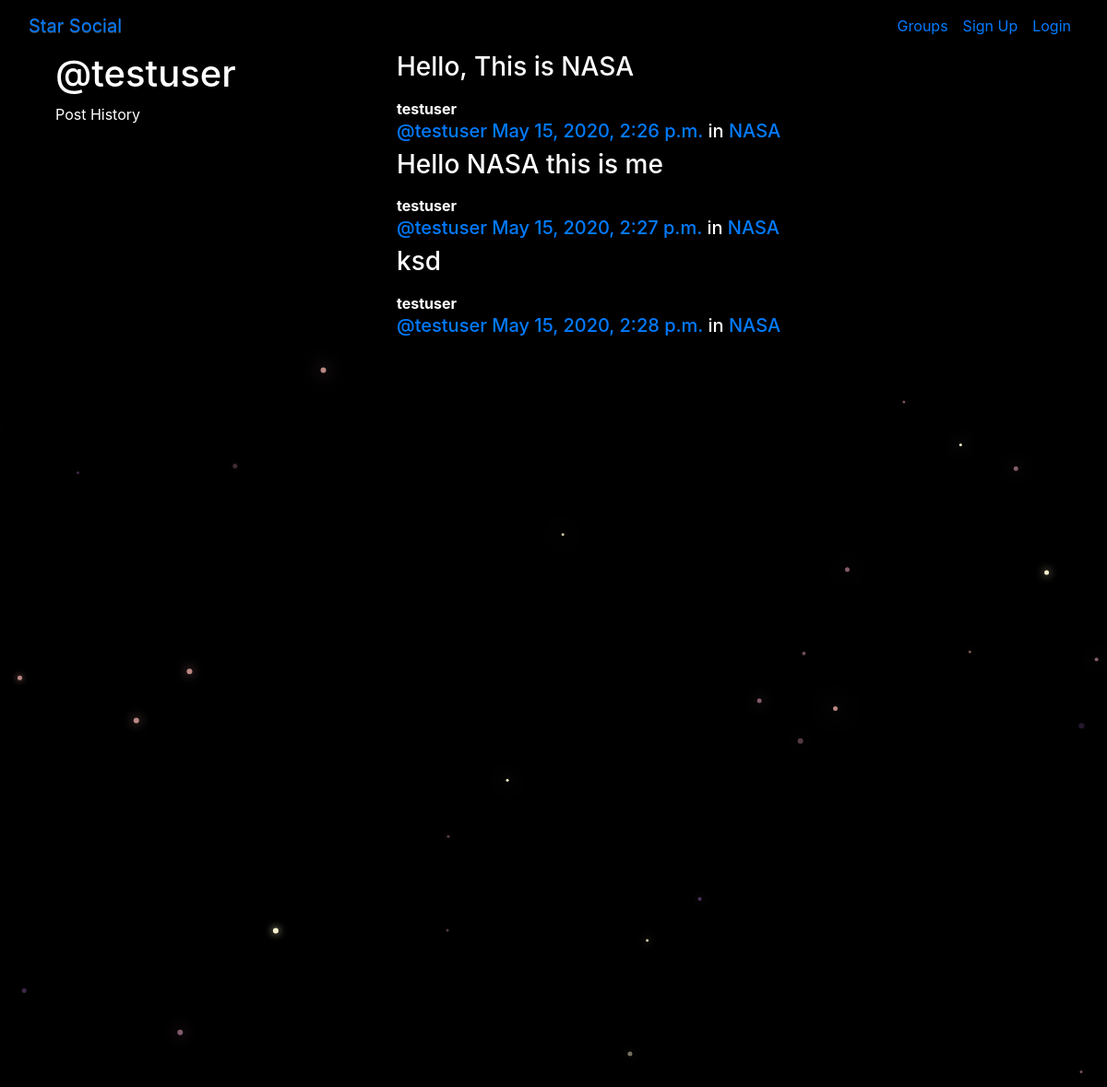
/posts/by/testuser, run on the app's committed database.
### posts/models.py (models this page shows, shortened)
class Post(models.Model):
    user = models.ForeignKey(User, related_name='posts', on_delete=models.DO_NOTHING)
    created_at = models.DateTimeField(auto_now=True)
    message = models.TextField()
    message_html = models.TextField(editable=False)
    group = models.ForeignKey(Group, related_name='posts', null=True, blank=True, on_delete=models.DO_NOTHING)
    class Meta:
        ordering = ['created_at']
        unique_together = ["user","message"]

### groups/models.py (models this page shows, shortened)
class Group(models.Model):
    name = models.CharField(max_length=255, unique=True)
    slug = models.SlugField(allow_unicode=True, unique=True)
    description = models.TextField()
    description_html = models.TextField(editable=False, default='', blank=True)
    members = models.ManyToManyField(User,through='GroupMember')
    class Meta:
        ordering = ['name']

### posts/views.py (the view)
# urls.py: path('by/<username>', views.UserPosts.as_view(), name='for_user'),
class UserPosts(generic.ListView):
    model = models.Post
    template_name = 'posts/user_post_list.html'
    def get_queryset(self):
        try:
            self.post_user = User.objects.prefetch_related("posts").get(
                username__iexact = self.kwargs.get("username")
            )
        except User.DoesNotExist:
            raise Http404
        else:
            return self.post_user.posts.all()
    def get_context_data(self, **kwargs):
        context = super().get_context_data(**kwargs)
        context["post_user"] = self.post_user
        return context

### posts/templates/posts/user_post_list.html
{% extends "posts/post_base.html" %}
{% block prepost %}
<div class="col-md-4">
	<h1>@{{ post_user.username }}</h1>
	<p>Post History</p>
</div>
{% endblock %}
{% block post_content %}
<div class="col-md-8">
	{% for post in post_list %}
		{% include "posts/_post.html" %}
	{% endfor %}
</div>
{% endblock %}

### posts/templates/posts/_post.html (shortened to what this page needs)
<div class="post-media">
  <h3>{{ post.message_html|safe }}</h3>
  <div class="media-body">
    <strong>{{post.user.username}}</strong>
    <h5 class="media-heading">
      <span class="username"><a href="{% url 'posts:for_user' username=post.user.username %}">@{{ post.user.username }}</a></span>
      <time><a href="{% url 'posts:single' username=post.user.username pk=post.pk %}">{{ post.created_at }}</a></time>
      {% if post.group %}
      <span class="group-name">in <a href="#">{{ post.group.name }}</a></span>
      {% endif %}
    </h5>
  </div>
</div>

### simplesocial/static/simplesocial/css/master.css (style rules this page uses)
body { margin: 0; overflow: hidden; background-color: black; color:white; }

### data on the page
Post: message_html "Hello, This is NASA", user.username "testuser", created_at "May 15, 2020, 2:26 p.m.", group.name "NASA"
Post: message_html "Hello NASA this is me", user.username "testuser", created_at "May 15, 2020, 2:27 p.m.", group.name "NASA"
Post: message_html "ksd", user.username "testuser", created_at "May 15, 2020, 2:28 p.m.", group.name "NASA"

### other printed values
{{ post_user.username }} "testuser"
